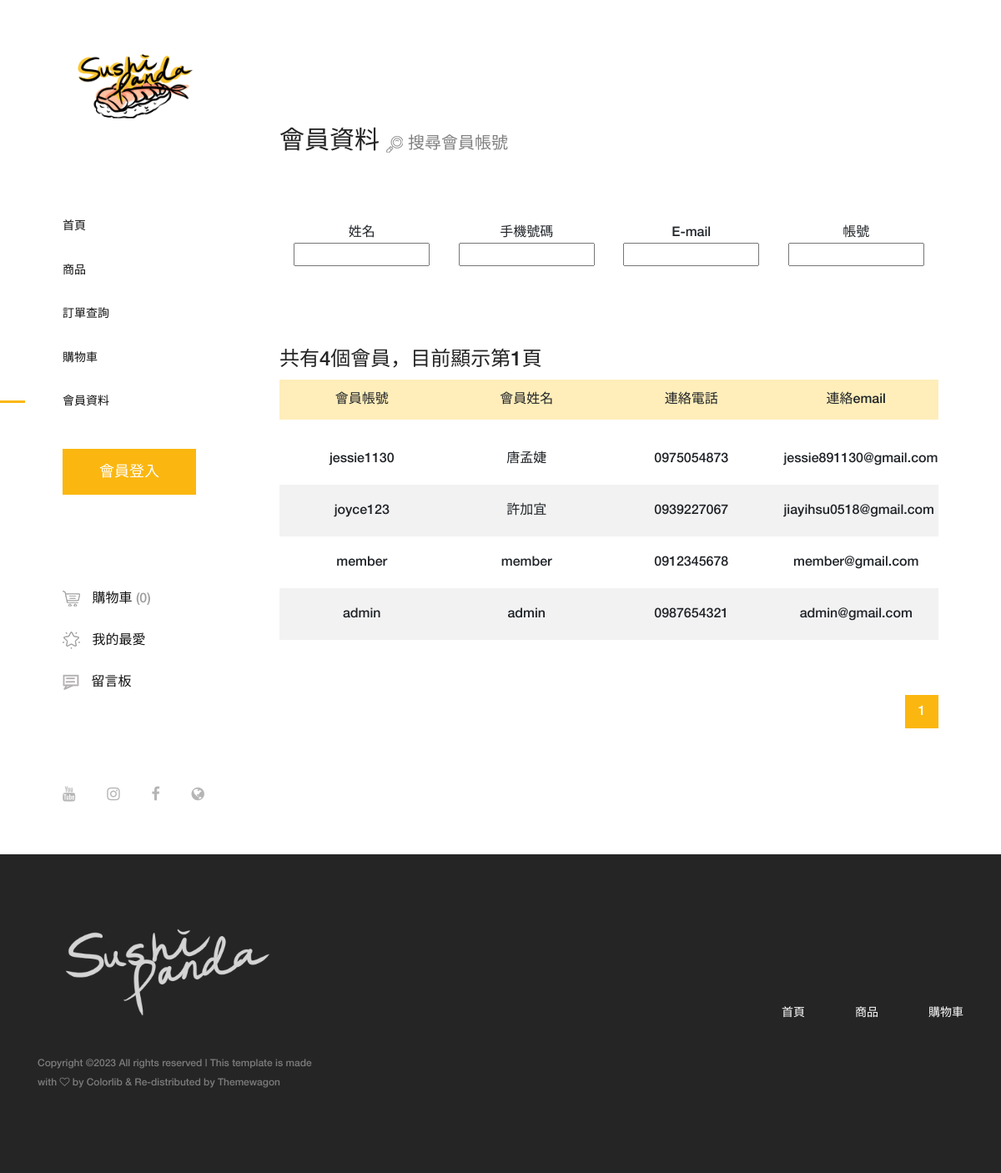
/user_admin.php, run on the app's committed database.
### tables this page shows
CREATE TABLE `user` (
  `account` varchar(20) NOT NULL,
  `password` varchar(20) NOT NULL,
  `email` varchar(30) NOT NULL,
  `u_name` varchar(10) NOT NULL,
  `phone` int(10) NOT NULL,
  `privilege` int(1) NOT NULL
);

### privilege_address.php (called while the page is built, shortened)
<?php
if ($priv == 1) {
    $checkout_address = "login.php";
    $cart_address = "login.php";
    $user_address = "login.php";
} else if ($priv == 2) {
    $checkout_address = "checkout.php";
    $cart_address = "cart.php";
    $board_address = "board.php";
    $user_address = "user.php";
    $wish_address = "wish.php";
} else if ($priv == 3) {
    $checkout_address = "checkout_admin.php";
    $cart_address = "cart.php";
    $board_address = "board_admin.php";
    $user_address = "user_admin.php";
    $wish_address = "wish.php";
}
?>

### privilege.php (called while the page is built)
<?php
if ($result1 = mysqli_query($link, "SELECT * FROM user where account='$user'")) {
    $row1 = mysqli_fetch_assoc($result1);
    if (!empty($row1)) {
        $priv = $row1["privilege"];
        $u_name = $row1["u_name"];
    } else {
        $priv = 1;
    }
} else {
    $priv = 1;
}
?>

### user_admin.php (the view, shortened to what this page needs)
<?php include("session.php"); ?>
<?php include("connection.php"); ?>
<?php include("privilege.php"); ?>
<?php
if (!empty($_GET['search']) && isset($_GET['ser_btn'])) {
    $find = $_GET['search'];
    $data = "";
    if ($result1 = mysqli_query($link, "SELECT * FROM user where account like '%$find%' ")) {
        $num = mysqli_num_rows($result1);
        $pages = ceil($num / 10);
        if (!empty($_GET['page']))
            mysqli_data_seek($result1, ($_GET['page'] - 1) * 10);
        for ($j = 0; $j < 10; $j++) {
            $row = mysqli_fetch_assoc($result1);
            if (empty($row)) break;
            $name = $row['u_name'];
            $account = $row['account'];
            $phone = $row['phone'];
            $mail = $row['email'];
            $identity = ($row['privilege'] > 2) ? "管理員" : "一般會員";
            $data .= "
                    <tr align='center'>
                        <td>" . $account . "</td>
                        <td>" . $name . "</td>
                        <td>0" . $phone . "</td>
                        <td>" . $mail . "</td>
                        <td>" . $identity . "</td>
                        <td><form action='update_user.php' method='POST' style='display:inline;'><input name='account' value='" . $row['account'] . "' style='display: none;'>
                        <button onClick='submit()' class='btn btn-outline-secondary'>修改</button></form>
                        <form action='delete_user.php' method='POST' style='display:inline;'><input name='account' value='" . $row['account'] . "' style='display: none;'>
                        <button onClick='submit()' class='btn btn-outline-danger'>刪除</button></form></td>
                    </tr>";
        }
        mysqli_free_result($result1);
    }
    $page = "";
    if (empty($_GET['page'])) {
        if ($pages == 0)
            $_GET['page'] = 0;
        else
            $_GET['page'] = 1;
    }
    for ($i = 1; $i <= $pages; $i++) {
        if ($i == $_GET['page']) {
            $page .= " <li class='page-item active'><a class='page-link' href='" . $_SERVER['PHP_SELF'] . "?page=$i&search=$find&ser_btn=#'>" . $i . "</a></li>";
        } else {
            $page .= "<li class='page-item'><a class='page-link' href='" . $_SERVER['PHP_SELF'] . "?page=$i&search=$find&ser_btn=#'>$i</a></li>";
        }
    }
} else {
    if ($result = mysqli_query($link, "SELECT * FROM user ")) {
        $data = "";
        $num = mysqli_num_rows($result);
        $pages = ceil($num / 10);
        for ($i = 0; $i < 10; $i++) {
            $row = mysqli_fetch_assoc($result);
            if (empty($row)) break;
            $name = $row['u_name'];
            $account = $row['account'];
            $phone = $row['phone'];
            $mail = $row['email'];
            $identity = ($row['privilege'] > 2) ? "管理員" : "一般會員";
            $data .= "
                    <tr align='center'>
                        <td>" . $account . "</td>
                        <td>" . $name . "</td>
                        <td>0" . $phone . "</td>
                        <td>" . $mail . "</td>
                        <td>" . $identity . "</td>
                        <td>
                        <form action='update_user.php' method='POST' style='display:inline;' ><input name='account' value='" . $row['account'] . "' style='display: none;'>
                        <button onClick='submit()' class='btn btn-outline-secondary'>修改</button></form>
                        <form action='delete_user.php' method='POST' style='display:inline;' ><input name='account' value='" . $row['account'] . "' style='display: none;'>
                        <button onClick='submit()' class='btn btn-outline-danger'>刪除</button></form></td>
                    </tr>";
        }
    }
    $page = "";
    for ($i = 1; $i <= $pages; $i++) {
        if ($i == $_GET['page']) {
            $page .= " <li class='page-item active'><a class='page-link' href='" . $_SERVER['PHP_SELF'] . "?page=$i'>" . $i . "</a></li>";
        } else {
            $page .= "<li class='page-item'><a class='page-link' href='" . $_SERVER['PHP_SELF'] . "?page=$i'>$i</a></li>";
        }
    }
}
?>
<!DOCTYPE html>
<html lang="en">
<head>
    <?php include("header.php"); ?>
</head>
<body>
    <div class="main-content-wrapper d-flex clearfix">
        <header class="header-area clearfix">
            <div class="logo">
                <a href="index.php"><img src="img/core-img/logo1.png" alt=""></a>
            </div>
            <nav class="amado-nav">
                <ul>
                    <li><a href="index.php">首頁</a></li>
                    <li><a href="shop.php">商品</a></li>
                    <?php include("privilege_address.php"); ?>
                    <li><a href="<?php echo $checkout_address ?>">訂單查詢</a></li>
                    <li><a href="<?php echo $cart_address ?>">購物車</a></li>
                    <li class="active"><a href="<?php echo $user_address ?>">會員資料</a></li>
                </ul>
            </nav>
            <?php include("button.php"); ?>
        </header>
        <div class="cart-table-area section-padding-100">
            <div class="container-fluid">
                <div class="row">
                    <div class="col-12">
                        <div class="cart-title mt-50">
                        <h2>會員資料 <a href="#" class="search-nav" style="font-size: 20px; color:gray;"><img src="img/core-img/search.png" width="20" height="20" alt=""> 搜尋會員帳號</a></h2>
                        </div>
                        <form name="form1" id="form1" method="POST" action="put_in_user.php">
                            <table id="edit" class="table-responsive">
                                <tr align='center'>
                                    <td>姓名</td>
                                    <td>手機號碼</td>
                                    <td>E-mail</td>
                                    <td>帳號</td>
                                </tr>
                                <tr align='center'>
                                    <td >
                                        <input type="text" id="name" name="name">
                                        <br><label for="name" class="error"></label>
                                    </td>
                                    <td>
                                        <input type="text" id="phone" name="phone">
                                        <br><label for="phone" class="error"></label>
                                    </td>
                                    <td>
                                        <input type="text" id="email" name="email">
                                        <br><label for="email" class="error"></label>
                                    </td>
                                    <td>
                                        <input type="text" id="account" name="account" onkeyup="sendRequest()">
                                        <br><label for="account" class="error"></label>
                                        <span id='show_msg' class="error"></span>
                                    </td>
                                </tr>
                            </table>
                        </form>
                        <h4>共有<?php echo $num ?>個會員，目前顯示第<?php echo $_GET['page']; ?>頁</h4>
                        <div class="table-responsive">
                            <table width="700px" class="table table-striped">
                                <tr align='center' class="table table-warning" >
                                    <td>會員帳號</td>
                                    <td>會員姓名</td>
                                    <td>連絡電話</td>
                                    <td>連絡email</td>
                                </tr>
                                <?php echo $data ?>
                            </table>
                        </div >
                    </div>
                    <div class="col-12">
                        <nav aria-label="navigation">
                            <ul class="pagination justify-content-end mt-50">
                                <?php echo $page ?>
                            </ul>
                        </nav>
                    </div>
                </div>
            </div>
        </div>
    </div>
    <?php include("footer.php"); ?>
</body>
</html>

### css/core-style.css (style rules this page uses)
* { margin: 0; padding: 0; }
body { font-family: "helveticaneuemedium"; font-size: 16px; }
h1, h2, h3, h4, h5, h6 { color: #242424; line-height: 1.3; font-weight: 400; }
a { -webkit-transition: all 500ms ease 0s; transition: all 500ms ease 0s; text-decoration: none; outline: 0 solid transparent; color: #131212; font-weight: 400; font-size: 12px; }
ul, ol { margin: 0; }
ul li, ol li { list-style: none; }
img { height: auto; max-width: 100%; }
.mt-50 { margin-top: 50px !important; }
.section-padding-100 { padding-top: 100px; padding-bottom: 100px; }
.main-content-wrapper { position: relative; z-index: 1; -webkit-transition-duration: 500ms; transition-duration: 500ms; -ms-flex-wrap: wrap; flex-wrap: wrap; }
.main-content-wrapper .header-area { -webkit-transition-duration: 500ms; transition-duration: 500ms; position: relative; z-index: 1; -webkit-box-flex: 0; -ms-flex: 0 0 320px; flex: 0 0 320px; width: 320px; max-width: 320px; background-color: #fff; padding: 60px 75px; }
.main-content-wrapper .header-area .logo { margin-bottom: 100px; display: block; }
.main-content-wrapper .header-area .amado-nav li a { font-size: 14px; text-transform: uppercase; position: relative; z-index: 1; padding: 20px 0; display: block; line-height: 0.9; color: #131212; font-weight: normal; }
.main-content-wrapper .header-area .amado-nav li a::after { -webkit-transition-duration: 500ms; transition-duration: 500ms; width: 30px; height: 3px; position: absolute; top: 50%; margin-top: -1.5px; left: -150px; background-color: #fbb710; z-index: 10; content: ''; }
.main-content-wrapper .header-area .amado-nav li.active a::after { left: -75px; }
.main-content-wrapper .cart-table-area { position: relative; z-index: 1; -webkit-box-flex: 0; -ms-flex: 0 0 calc(95% - 320px); flex: 0 0 calc(95% - 320px); width: calc(95% - 320px); max-width: calc(95% - 320px); }
.main-content-wrapper .cart-table-area .cart-title h2 { font-size: 30px; margin-bottom: 30px; color: #242424; }
.main-content-wrapper .cart-table-area table tbody tr { display: -webkit-box; display: -ms-flexbox; display: flex; -webkit-box-align: center; -ms-flex-align: center; -ms-grid-row-align: center; align-items: center; width: 100%; }
.main-content-wrapper .cart-table-area table tbody tr td { border: none; -webkit-box-flex: 0; -ms-flex: 0 0 25%; flex: 0 0 25%; width: 25%; max-width: 25%; }
.pagination { position: relative; z-index: 1; }
.pagination .page-item .page-link { width: 40px; height: 40px; border: none; font-size: 16px; font-weight: 400; line-height: 40px; padding: 0; text-align: center; color: #242424; }
.pagination .page-item.active .page-link { color: #fff; box-shadow: none; background-color: #fbb710; }
.pagination .page-item:first-child .page-link { margin-left: 0; border-top-left-radius: 0; border-bottom-left-radius: 0; }
.pagination .page-item:last-child .page-link { margin-left: 0; border-top-right-radius: 0; border-bottom-right-radius: 0; }

### user_admin.php (style rules this page uses)
.error { color: #FF9F05; font-weight: normal; font-family: "微軟正黑體"; display: inline; padding: 1px; }

### data on the page
user: account "jessie1130", u_name "唐孟婕", phone "975054873", email "jessie891130@gmail.com"
user: account "joyce123", u_name "許加宜", phone "939227067", email "jiayihsu0518@gmail.com"
user: account "member", u_name "member", phone "912345678", email "member@gmail.com"
user: account "admin", u_name "admin", phone "987654321", email "admin@gmail.com"

### other printed values
$cnt "0"
$num "4"
$_GET['page'] "1"
